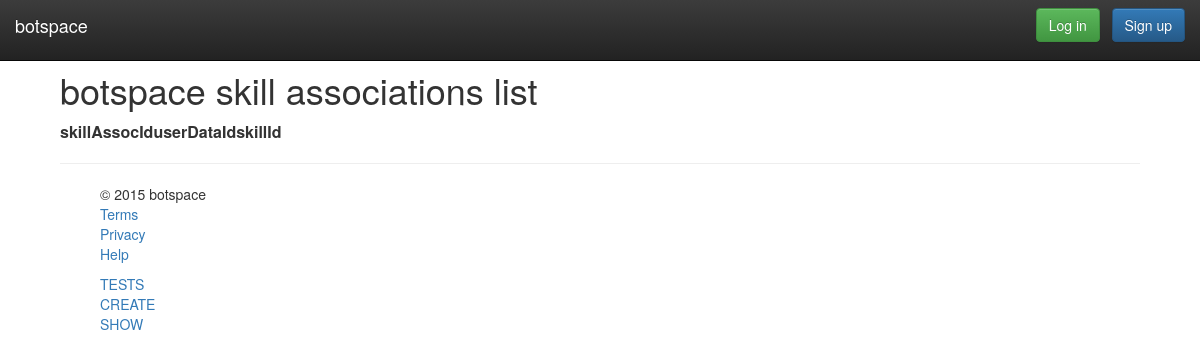
Before: /WebContent/skillassoc/show/all with the older database file.
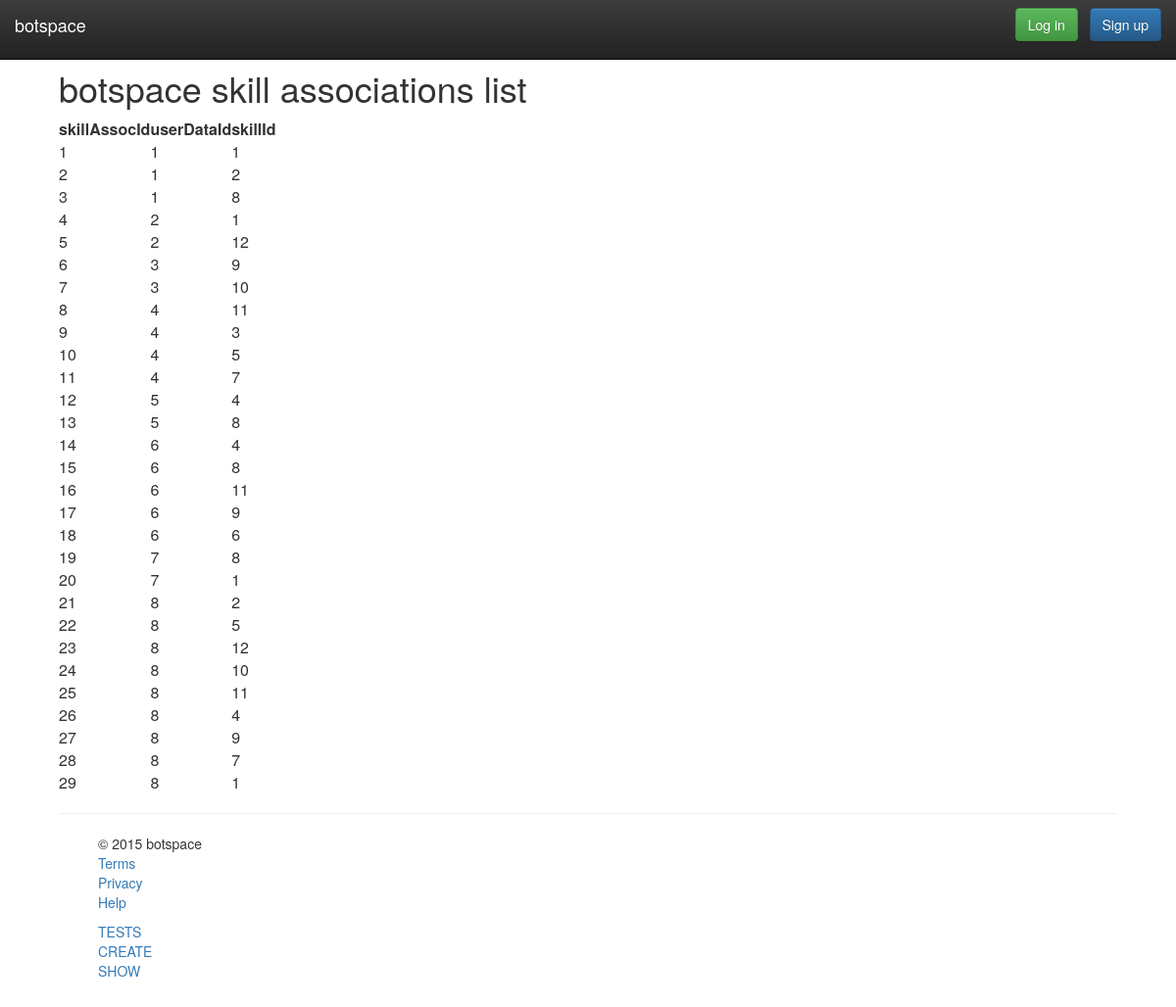
After: the same page with the newer database file.
### tables this page shows
CREATE TABLE SkillAssocs (
  skillAssocId		 int(11) NOT NULL AUTO_INCREMENT,
  skillId			 int(3) NOT NULL,
  userDataId		 int(11) NOT NULL,
  PRIMARY KEY (skillAssocId),
  FOREIGN KEY (skillId) REFERENCES Skills(skillId),
  FOREIGN KEY (userDataId) REFERENCES UserData(userDataId)
);

### WebContent/models/SkillAssocs.class.php (called while the page is built, shortened)
<?php
class SkillAssocs {
	private $skillAssocId;
	private $skillId;
	private $userDataId;
	public function __construct($userDataId = null, $skillId = null) {
		$this->userDataId = $userDataId;
		$this->skillId = $skillId;
	}
	public function getUserDataId() {
		return $this->userDataId;
	}
	public function getSkillId() {
		return $this->skillId;
	}
	public function getSkillAssocId() {
		return $this->skillAssocId;
	}
	public function setSkillAssocId($id) {
		$this->skillAssocId = $id;
	}
	private function initialize() {
		if (is_null($this->userDataId) || is_null($this->skillId))
			$this->initializeEmpty();
		else {
			$this->userDataId = trim($this->userDataId);
			$this->userDataId = stripslashes($this->userDataId);
			$this->userDataId = htmlspecialchars($this->userDataId);
			$this->skillId = trim($this->skillId);
			$this->skillId = stripslashes($this->skillId);
			$this->skillId = htmlspecialchars($this->skillId);
		}
	}
}
?>

### WebContent/models/SkillAssocsDB.class.php (called while the page is built, shortened)
<?php
class SkillAssocsDB {
	public static function getSkillAssocsBy($type = null, $value = null) {
		$skillAssocsRows = SkillAssocsDB::getSkillAssocsRowsBy($type, $value);
		return SkillAssocsDB::getSkillAssocsArray($skillAssocsRows);
	}
	public static function getSkillAssocsRowsBy($type, $value) {
		$allowedTypes = ["skillAssocId", "skillId", "userDataId"];
		$skillAssocsRows = array();
		try {
			$db = Database::getDB();
			$query = "SELECT skillAssocId, skillId, userDataId FROM SkillAssocs";
			if (!is_null($type)) {
				if (!in_array($type, $allowedTypes))
					throw new PDOException("$type is not an allowed search criterion for SkillAssocs");
				$query = $query . " WHERE ($type = :$type)";
				$statement = $db->prepare($query);
				$statement->bindParam(":$type", $value);
			} else {
				$query = $query . " ORDER BY skillAssocId ASC";
				$statement = $db->prepare($query);
			}
			$statement->execute();
			$skillAssocsRows = $statement->fetchAll(PDO::FETCH_ASSOC);
		} catch (Exception $e) {
			echo "<p>Error getting skill assoc rows by $type: " . $e->getMessage() . "</p>";
		}
		return $skillAssocsRows;
	}
	public static function getSkillAssocsArray($skillAssocsRows) {
		$skillAssocs = array();
		if (!empty($skillAssocsRows)) {
			foreach ($skillAssocsRows as $row) {
				$skillAssoc = new SkillAssocs($row['userDataId'], $row['skillId']);
				$skillAssoc->setSkillAssocId($row['skillAssocId']);
				array_push($skillAssocs, $skillAssoc);
			}
		}
		return $skillAssocs;
	}
}
?>

### WebContent/views/SkillAssocView.class.php (the view, shortened to what this page needs)
<?php
class SkillAssocView {
	public static function showAll() {
		if (array_key_exists('headertitle', $_SESSION)) {
			MasterView::showHeader();
		}
		$skillAssocs = (array_key_exists('skillAssocs', $_SESSION)) ? $_SESSION['skillAssocs'] : array();
		echo "<h1>botspace skill associations list</h1>";
		echo "<table>";
		echo "<thead>";
		echo "<tr><th>skillAssocId</th><th>userDataId</th><th>skillId</th>";
		echo "</thead>";
		echo "<tbody>";
		foreach ($skillAssocs as $skillAssoc) {
			echo '<tr>';
			echo '<td>'.$skillAssoc->getSkillAssocId().'</td>';
			echo '<td>'.$skillAssoc->getUserDataId().'</td>';
			echo '<td>'.$skillAssoc->getSkillId().'</td>';
			echo '</tr>';
		}
		echo "</tbody>";
		echo "</table>";
	}
}
?>

Changed rows visible on the page:
added skillassocs: skillAssocId "1", userDataId "1", skillId "1"
added skillassocs: skillAssocId "2", userDataId "1", skillId "2"
added skillassocs: skillAssocId "3", userDataId "1", skillId "8"
added skillassocs: skillAssocId "4", userDataId "2", skillId "1"
added skillassocs: skillAssocId "5", userDataId "2", skillId "12"
added skillassocs: skillAssocId "6", userDataId "3", skillId "9"
added skillassocs: skillAssocId "7", userDataId "3", skillId "10"
added skillassocs: skillAssocId "8", userDataId "4", skillId "11"
added skillassocs: skillAssocId "9", userDataId "4", skillId "3"
added skillassocs: skillAssocId "10", userDataId "4", skillId "5"
added skillassocs: skillAssocId "11", userDataId "4", skillId "7"
added skillassocs: skillAssocId "12", userDataId "5", skillId "4"
added skillassocs: skillAssocId "13", userDataId "5", skillId "8"
added skillassocs: skillAssocId "14", userDataId "6", skillId "4"
added skillassocs: skillAssocId "15", userDataId "6", skillId "8"
added skillassocs: skillAssocId "16", userDataId "6", skillId "11"
added skillassocs: skillAssocId "17", userDataId "6", skillId "9"
added skillassocs: skillAssocId "18", userDataId "6", skillId "6"
added skillassocs: skillAssocId "19", userDataId "7", skillId "8"
added skillassocs: skillAssocId "20", userDataId "7", skillId "1"
added skillassocs: skillAssocId "21", userDataId "8", skillId "2"
added skillassocs: skillAssocId "22", userDataId "8", skillId "5"
added skillassocs: skillAssocId "23", userDataId "8", skillId "12"
added skillassocs: skillAssocId "24", userDataId "8", skillId "10"
added skillassocs: skillAssocId "25", userDataId "8", skillId "11"
added skillassocs: skillAssocId "26", userDataId "8", skillId "4"
added skillassocs: skillAssocId "27", userDataId "8", skillId "9"
added skillassocs: skillAssocId "28", userDataId "8", skillId "7"
added skillassocs: skillAssocId "29", userDataId "8", skillId "1"
